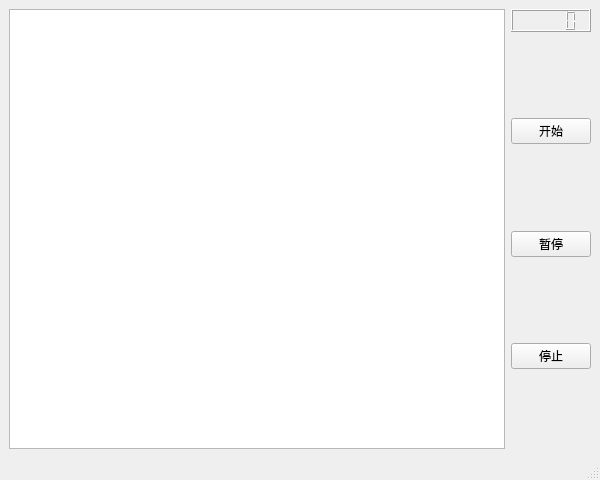
<?xml version="1.0" encoding="UTF-8"?>
<ui version="4.0">
 <class>MainWindow</class>
 <widget class="QMainWindow" name="MainWindow">
  <property name="geometry">
   <rect>
    <x>0</x>
    <y>0</y>
    <width>600</width>
    <height>480</height>
   </rect>
  </property>
  <property name="windowTitle">
   <string>打地鼠</string>
  </property>
  <widget class="QWidget" name="centralwidget">
   <layout class="QHBoxLayout" name="horizontalLayout">
    <item>
     <widget class="QGraphicsView" name="graphicsView"/>
    </item>
    <item>
     <layout class="QVBoxLayout" name="verticalLayout">
      <item>
       <widget class="QLCDNumber" name="lcdNumber">
        <property name="styleSheet">
         <string notr="true">color: rgb(255, 0, 0);</string>
        </property>
        <property name="frameShape">
         <enum>QFrame::Box</enum>
        </property>
        <property name="mode">
         <enum>QLCDNumber::Dec</enum>
        </property>
        <property name="intValue" stdset="0">
         <number>0</number>
        </property>
       </widget>
      </item>
      <item>
       <spacer name="verticalSpacer">
        <property name="orientation">
         <enum>Qt::Vertical</enum>
        </property>
        <property name="sizeHint" stdset="0">
         <size>
          <width>20</width>
          <height>40</height>
         </size>
        </property>
       </spacer>
      </item>
      <item>
       <widget class="QPushButton" name="btn_start">
        <property name="text">
         <string>开始</string>
        </property>
       </widget>
      </item>
      <item>
       <spacer name="verticalSpacer_3">
        <property name="orientation">
         <enum>Qt::Vertical</enum>
        </property>
        <property name="sizeHint" stdset="0">
         <size>
          <width>20</width>
          <height>40</height>
         </size>
        </property>
       </spacer>
      </item>
      <item>
       <widget class="QPushButton" name="btn_pause">
        <property name="text">
         <string>暂停</string>
        </property>
       </widget>
      </item>
      <item>
       <spacer name="verticalSpacer_4">
        <property name="orientation">
         <enum>Qt::Vertical</enum>
        </property>
        <property name="sizeHint" stdset="0">
         <size>
          <width>20</width>
          <height>40</height>
         </size>
        </property>
       </spacer>
      </item>
      <item>
       <widget class="QPushButton" name="btn_stop">
        <property name="text">
         <string>停止</string>
        </property>
       </widget>
      </item>
      <item>
       <spacer name="verticalSpacer_2">
        <property name="orientation">
         <enum>Qt::Vertical</enum>
        </property>
        <property name="sizeHint" stdset="0">
         <size>
          <width>20</width>
          <height>40</height>
         </size>
        </property>
       </spacer>
      </item>
     </layout>
    </item>
   </layout>
  </widget>
  <widget class="QMenuBar" name="menubar">
   <property name="geometry">
    <rect>
     <x>0</x>
     <y>0</y>
     <width>600</width>
     <height>28</height>
    </rect>
   </property>
  </widget>
  <widget class="QStatusBar" name="statusbar"/>
 </widget>
 <resources/>
 <connections/>
</ui>
